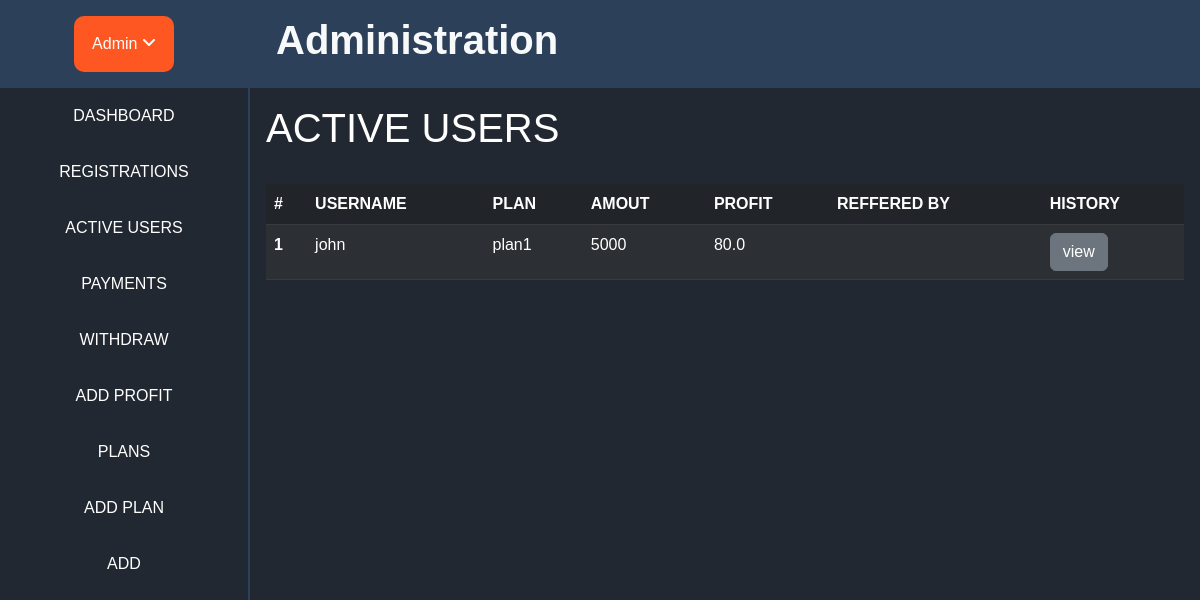
The app's page /moderator/members/Active (signed in), older data.
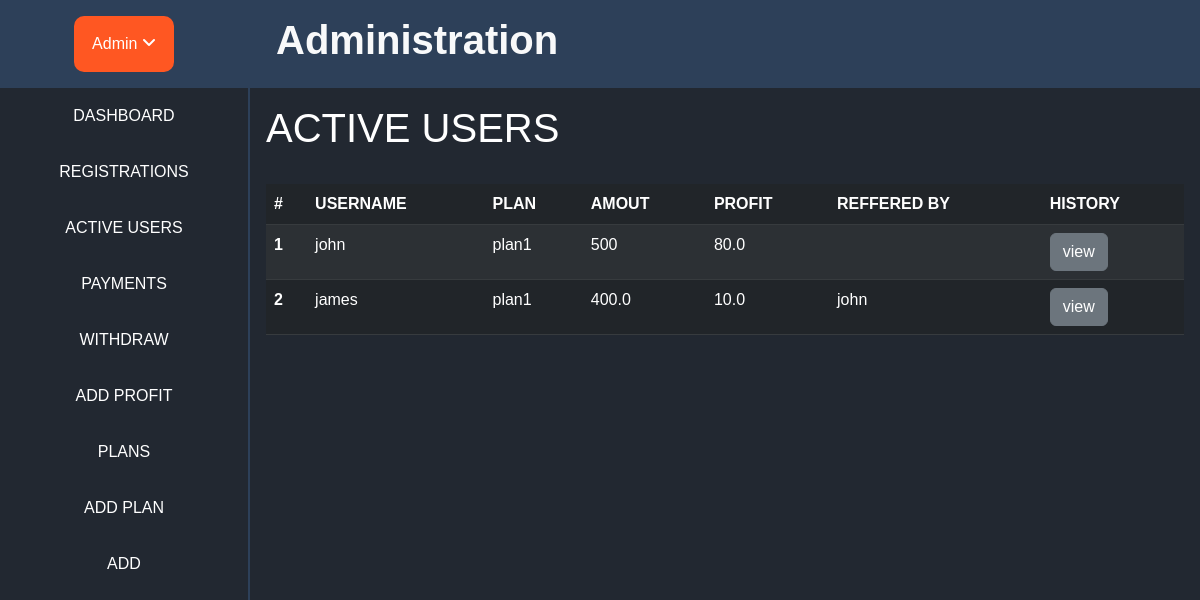
The same page, newer data.
### home/models.py (models this page shows)
class User_plan(models.Model):
    user = models.ForeignKey(User, on_delete=models.CASCADE)
    plan = models.ForeignKey(Plans, on_delete=models.CASCADE)
    invested_amount = models.CharField(max_length=100)
    user_status = models.CharField(max_length=100)
    user_profit = models.CharField(max_length=100)
    user_referral_profit = models.CharField(max_length=100, null=True)
    total_profit = models.CharField(max_length=100, null=True)
    days = models.CharField(max_length=100, null=True)

class Plans(models.Model):
    plan_name = models.CharField(max_length=100)
    plan_min_price = models.CharField(max_length=100)
    plan_max_price = models.CharField(max_length=100)
    plan_min_percentage = models.CharField(max_length=100)
    plan_max_percentage = models.CharField(max_length=100)

class Referral(models.Model):
    user = models.ForeignKey(User, on_delete=models.CASCADE)
    referral_details = models.ForeignKey(ReferralDetails, on_delete=models.CASCADE, null=True)
    referred_user = models.ForeignKey(User, on_delete=models.CASCADE, null=True, related_name="%(class)s_referred")
    referral_id = models.CharField(max_length=100)
    direct = models.ManyToManyField(User, blank=True, related_name="%(class)s_direct")
    level_1 = models.ManyToManyField(User, blank=True, related_name="%(class)s_level1")
    level_2 = models.ManyToManyField(User, blank=True, related_name="%(class)s_level2")
    level_3 = models.ManyToManyField(User, blank=True, related_name="%(class)s_level3")

### home/views.py (the view)
# urls.py: path('moderator/members/', login_required(views.ModMembers_view.as_view()), name='mod_mambers'),
class ModMembers_view(View):
    def get(self, request, **kwargs):
        if "status" in kwargs:
            context = {
                "members": [[member, referred] for member in models.User_plan.objects.filter(user_status=kwargs["status"]) for referred in models.Referral.objects.filter(user=member.user)],
            }
            return render(request, 'mod/membersactive.html', context=context)
        context = {
            "members": [ [user, referred, user_plan] for user in User.objects.all() if not user.is_superuser for referred in models.Referral.objects.filter(user=user) for user_plan in models.User_plan.objects.filter(user=user)],
        }
        return render(request, 'mod/members.html', context=context)

### templates/mod/membersactive.html (shortened to what this page needs)
{% extends 'mod/admbase.html' %}
{% block content%}
<div>
<h1> ACTIVE USERS</h1>
<br>
<div style="overflow-y: scroll;">
<table class="table table-dark table-striped">
    <thead>
      <tr>
        <th scope="col">#</th>
        <th scope="col">USERNAME</th>
        <th scope="col">PLAN</th>
        <th scope="col">AMOUT</th>
        <th scope="col">PROFIT</th>
        <th scope="col">REFFERED BY</th>
        <th scope="col">HISTORY</th>
      </tr>
    </thead>
    <tbody>
      {% for member, refferd in members %}
      <tr>
        <th scope="row">{{ forloop.counter }}</th>
        <td>{{ member.user.username }}</td>
        <td>{{ member.plan.plan_name }}</td>
        <td>{{ member.invested_amount }}</td>
        <td>{{ member.user_profit }}</td>
        <td>{{ refferd.referred_user.username }}</td>
        <td>
        <a href="{% url 'mod_history' id=member.user.id action='payments' %}" class="btn btn-secondary"> view </a>
        </td>
      </tr>
      {% endfor %}
    </tbody>
  </table>
</div>
{% endblock %}

Row changes from the older to the newer data that the page shows:
changed User_plan (number 1 of 2 on the later page): invested_amount "5000" → "500"
now on this page (row edited): User_plan: user.username "james", plan.plan_name "plan1", invested_amount "400.0", user_profit "10.0", referred_user.username "john"
